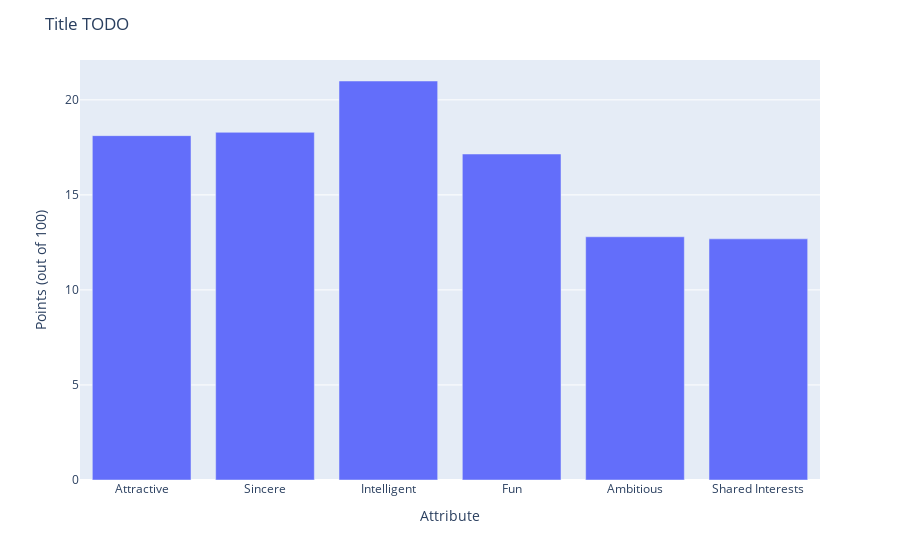

The notebook cell saved with this chart:
### Markdown cell above
### Most desirable attributes

### Code cell
attr_transcode = {
    "attr1_1":"Attractive",
    "sinc1_1":"Sincere",
    "intel1_1":"Intelligent",
    "fun1_1":"Fun",
    "amb1_1":"Ambitious",
    "shar1_1":"Shared Interests"
}

columns_names = [
    "attribute",
    "points"
]

df_fem_not = pd.DataFrame(dataset[dataset["gender"]==0].loc[:,list(attr_transcode.keys())].mean().reset_index())
df_fem_not.columns = columns_names
df_fem_not["attribute"] = df_fem_not["attribute"].apply(lambda x : attr_transcode.get(x))
#df_fem_not["max"] = df_fem_not["points"].apply(lambda x : True if x == df_fem_not["points"].max() else False)

display(df_fem_not.head(6))

fig_1 = px.bar(
    df_fem_not,
    x=df_fem_not["attribute"],
    y=df_fem_not["points"],
    category_orders={"attribute":list(attr_transcode.values())},
    #color=df_fem_not["max"],
    color_discrete_map={True:px.colors.qualitative.Plotly[1], False:px.colors.qualitative.G10[0]}
)

fig_1.update_layout(
    title="Title TODO",
    xaxis_title="Attribute",
    yaxis_title="Points (out of 100)",
    showlegend=False
)

fig_1.show()

### Figure 1 — Plotly figure (JSON) as saved in the notebook; plotly's stock layout.template omitted (floating-point values rounded to 4 significant figures)
{"data": [{"alignmentgroup": "True", "hovertemplate": "attribute=%{x}<br>points=%{y}<extra></extra>", "legendgroup": "", "marker": {"color": "#636efa", "pattern": {"shape": ""}}, "name": "", "offsetgroup": "", "orientation": "v", "showlegend": false, "textposition": "auto", "type": "bar", "x": ["Attractive", "Sincere", "Intelligent", "Fun", "Ambitious", "Shared Interests"], "xaxis": "x", "y": [18.12, 18.29, 20.99, 17.15, 12.8, 12.69], "yaxis": "y"}], "layout": {"barmode": "relative", "legend": {"tracegroupgap": 0}, "margin": {"t": 60}, "showlegend": false, "title": {"text": "Title TODO"}, "xaxis": {"anchor": "y", "categoryarray": ["Attractive", "Sincere", "Intelligent", "Fun", "Ambitious", "Shared Interests"], "categoryorder": "array", "domain": [0, 1], "title": {"text": "Attribute"}}, "yaxis": {"anchor": "x", "domain": [0, 1], "title": {"text": "Points (out of 100)"}}}}
